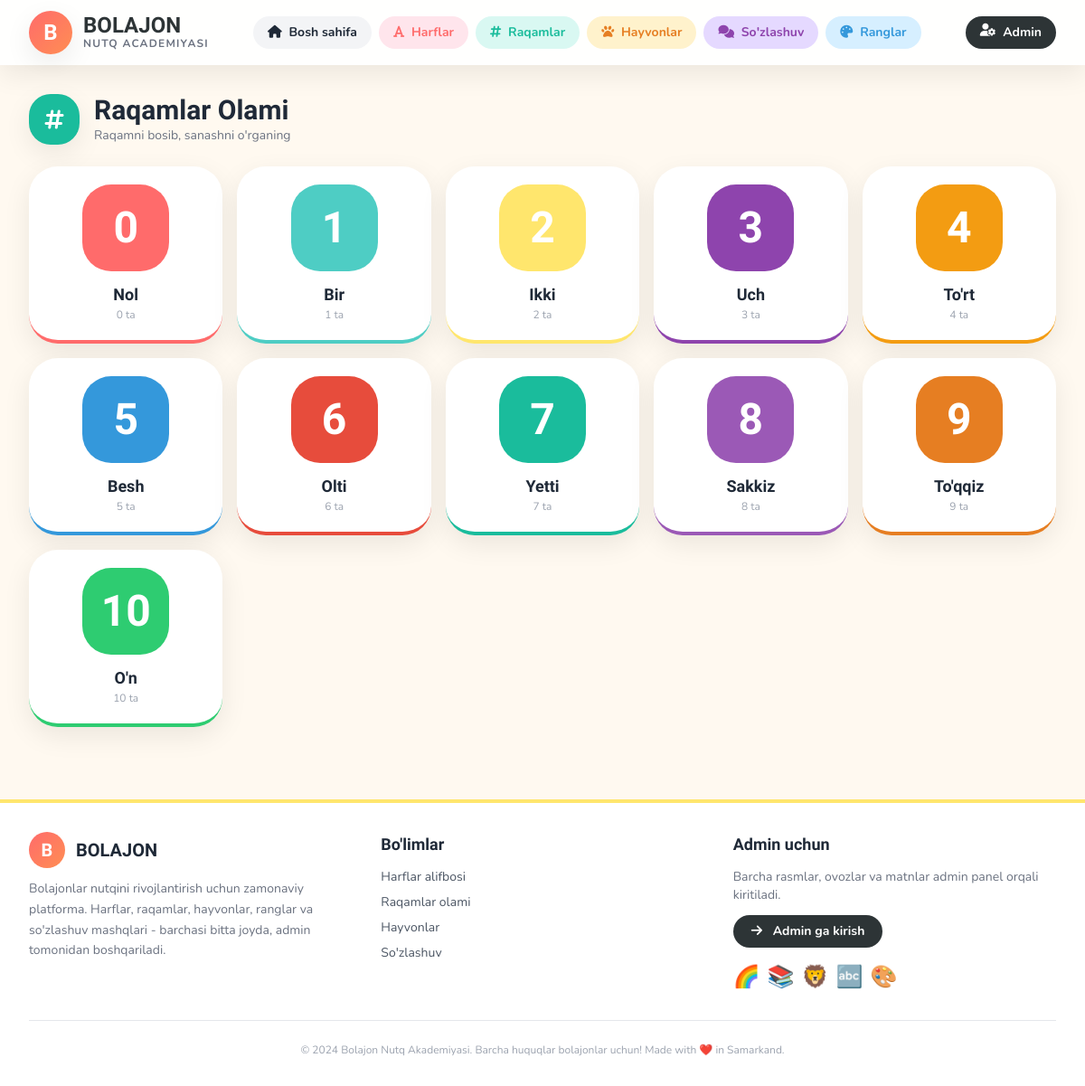
The app's page /raqamlar/ with its own data.
### core/models.py (models this page shows, shortened)
class Number(models.Model):
    value = models.PositiveIntegerField(verbose_name="Raqam qiymati", unique=True, help_text="Masalan: 1, 2, 3...")
    word = models.CharField(max_length=100, verbose_name="So'z bilan", help_text="Masalan: bir, ikki")
    image = models.ImageField(upload_to='numbers/images/', verbose_name="Raqam rasmi", blank=True, null=True)
    audio = models.FileField(upload_to='numbers/audios/', verbose_name="Raqam talaffuzi", blank=True, null=True)
    count_image = models.ImageField(upload_to='numbers/count/', verbose_name="Miqdor rasmi (masalan 3 ta olma)", blank=True, null=True)
    description = models.TextField(verbose_name="Tavsif", blank=True)
    color = models.CharField(max_length=20, default="#4ECDC4", verbose_name="Fon rangi")
    order = models.PositiveIntegerField(default=0, verbose_name="Tartib raqami")
    is_active = models.BooleanField(default=True, verbose_name="Faolmi?")
    class Meta:
        verbose_name = "Raqam"
        verbose_name_plural = "Raqamlar"
        ordering = ['order', 'value']

### core/views.py (the view)
# urls.py: path('raqamlar/', views.number_list, name='number_list'),
def number_list(request):
    numbers = Number.objects.filter(is_active=True).order_by('order')
    return render(request, 'core/number_list.html', {'numbers': numbers})

### templates/core/number_list.html (shortened to what this page needs)
{% extends 'base.html' %}
{% block content %}
<div class="flex justify-between items-start mb-6">
    <div class="flex items-center gap-4">
        <div class="w-14 h-14 bubble bg-[#1ABC9C] text-white flex items-center justify-center text-2xl shadow-soft"><i class="fa-solid fa-hashtag"></i></div>
        <div>
            <h1 class="baloo text-3xl font-extrabold">Raqamlar Olami</h1>
            <p class="text-gray-500 text-sm">Raqamni bosib, sanashni o'rganing</p>
        </div>
    </div>
</div>
{% if numbers %}
<div class="grid grid-cols-2 sm:grid-cols-3 md:grid-cols-5 gap-4">
    {% for num in numbers %}
    <a href="{% url 'number_detail' num.pk %}" class="group bubble-lg bg-white p-5 shadow-soft hover:shadow-hover transition text-center border-b-4" style="border-color: {{ num.color }}">
        <div class="w-24 h-24 mx-auto bubble-lg flex items-center justify-center text-5xl font-extrabold baloo text-white mb-3 group-hover:scale-110 transition" style="background: {{ num.color }}">{{ num.value }}</div>
        <h3 class="font-bold baloo text-lg">{{ num.word|capfirst }}</h3>
        <p class="text-xs text-gray-400">{{ num.value }} ta</p>
    </a>
    {% endfor %}
</div>
{% endif %}
{% endblock %}

### templates/base.html (style rules this page uses)
body { font-family: 'Nunito', sans-serif; }
.baloo { font-family: 'Baloo 2', cursive; }
.bubble { border-radius: 24px; }
.bubble-lg { border-radius: 32px; }
.shadow-soft { box-shadow: 0 10px 30px rgba(0,0,0,0.08); }

### records on screen
Number: value "0", word "Nol"
Number: value "1", word "Bir"
Number: value "2", word "Ikki"
Number: value "3", word "Uch"
Number: value "4", word "To'rt"
Number: value "5", word "Besh"
Number: value "6", word "Olti"
Number: value "7", word "Yetti"
Number: value "8", word "Sakkiz"
Number: value "9", word "To'qqiz"
Number: value "10", word "O'n"
